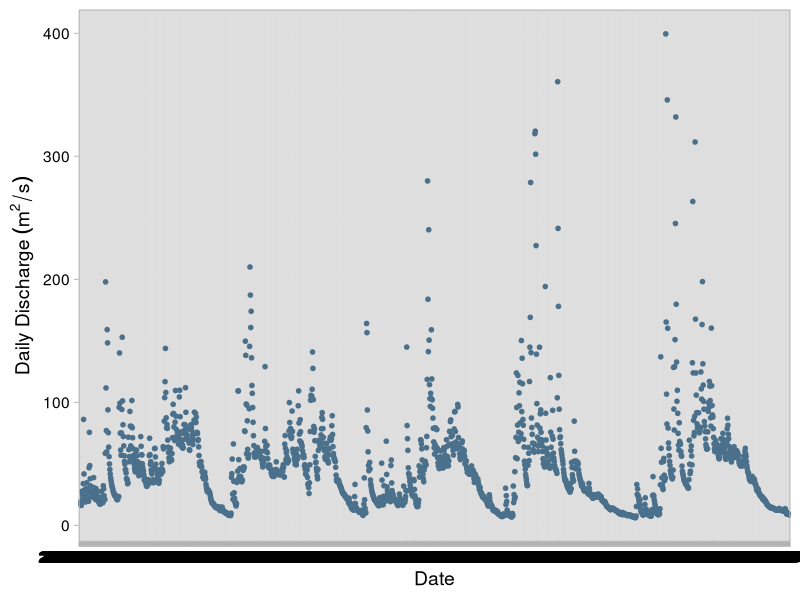
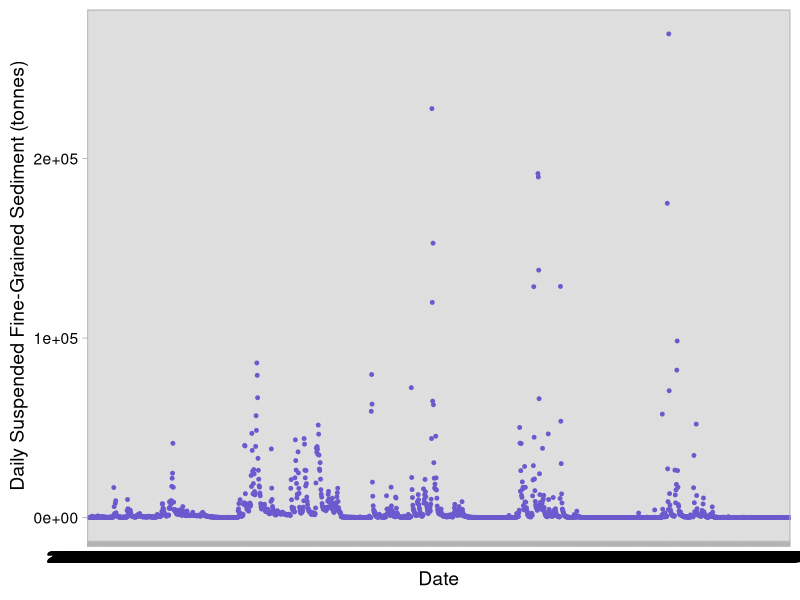
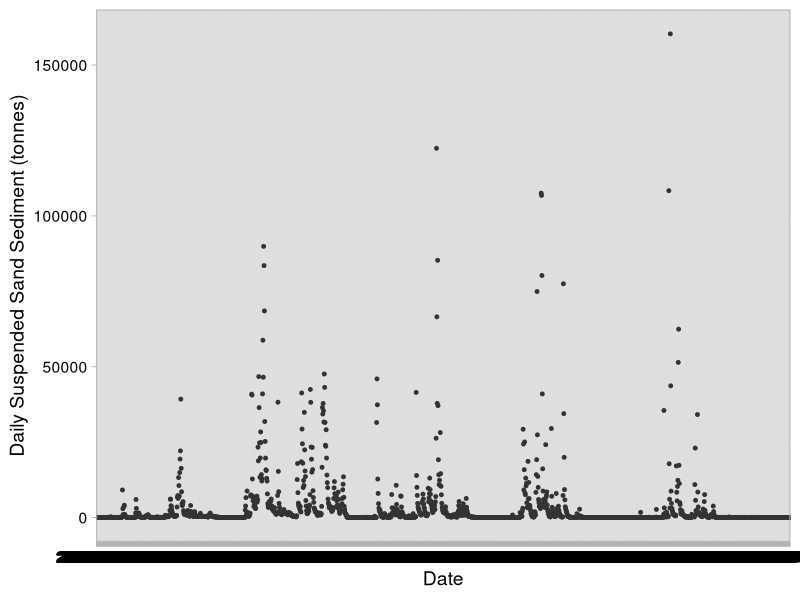
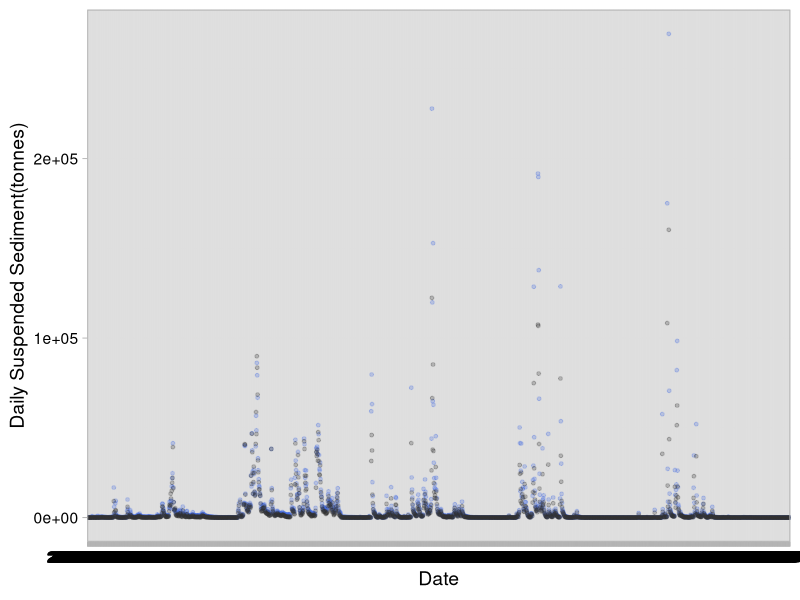

Generate these figures, in order, with R: (Note: this script raises an error after producing the figures.)
## ---- chunk 1
# Set your working directory
setwd("/Users/kathleenmason/Documents/DUKE/Data Analytics/ElwhaRiver/DataProject_ElwhaRiver")
getwd()

# Load your packages
library(tidyverse)
library(viridis)
library(ggplot2)

# Set your ggplot theme
mytheme <- theme_light(base_size = 14) +
  theme(axis.text = element_text(color = "black"), 
        legend.position = "top")
theme_set(mytheme)

# Load your datasets
USGS_ElwhaRiverDischarge<-read.csv("./Processed/USGS_ElwhaRiver_processed.csv")

## ---- chunk 2
#1 Daily Discharge/time
ggplot(USGS_ElwhaRiverDischarge) +
  geom_point(aes(x = Date, y = DailyDischarge), size=1.25, color="skyblue4")+
  ylab(expression(Daily~Discharge~(m^2/s)))+
  mytheme
  

#2 DAily SSfine/time
ggplot(USGS_ElwhaRiverDischarge) +
  geom_point(aes(x = Date, y = DailySSfines), size=1, color="slateblue")+
  ylab("Daily Suspended Fine-Grained Sediment (tonnes)")+
  mytheme

#3 Daily SSsand/time
ggplot(USGS_ElwhaRiverDischarge) +
  geom_point(aes(x = Date, y = DailySSsand), size=1, color="gray20")+
  ylab("Daily Suspended Sand Sediment (tonnes)")+
  mytheme


#4 SSsand and SSfine
ggplot(USGS_ElwhaRiverDischarge) +
  geom_point(aes(x = Date, y = DailySSfines), size=1, color="royalblue", alpha=0.25)+
  geom_point(aes(x = Date, y = DailySSsand), size=1, color="gray20", alpha=0.25)+
  ylab("Daily Suspended Sediment(tonnes)")+
  mytheme

#4 Total sediment discharge/time
ggplot(USGS_ElwhaRiverDischarge) +
  geom_line(aes(x = Date, y = TotalSedimentDischarge), size=.5, color="royalblue")+
  ylab("Total Sediment Discharge (tonnes)")+
  mytheme


#5 daily discharge (water)/total sediment discharge

ggplot(USGS_ElwhaRiverDischarge, aes(DailyDischarge, TotalSedimentDischarge)) +
  geom_smooth(method='lm', formula=y~x, color="gray20")+
  geom_point(color="slateblue", size=1, alpha=0.5)+
  ylab("Total Sediment Discharge (tonnes)")+
  xlab(expression(Daily~Discharge~(m^2/s)))+
  ylim(0,NA)+
  xlim(0, NA)+
  mytheme
